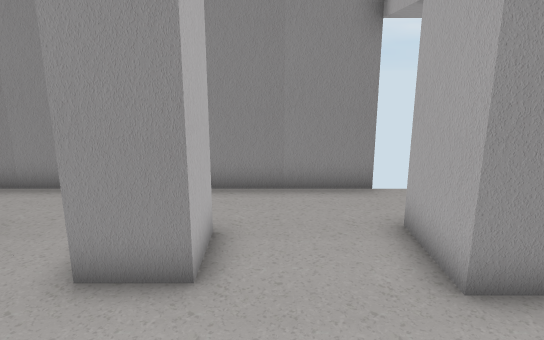
view 1 (above)

13 first-person views from a walk through a Unity game level. The camera is 1.4 m above the floor, tilts 14° down and sees 70° across. The floor is counted in squares, 0.5 m on a side. Each view is taken from the middle of a square. On the plan, view 1 faces up. The plan holds only what a view shows up to about 20 squares ahead; the rest is blank. Some surface patterns are stand-ins.

view 2
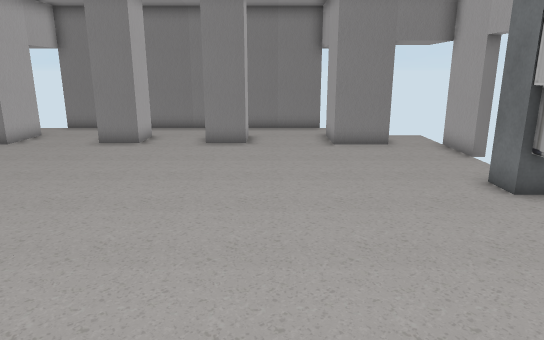

view 3
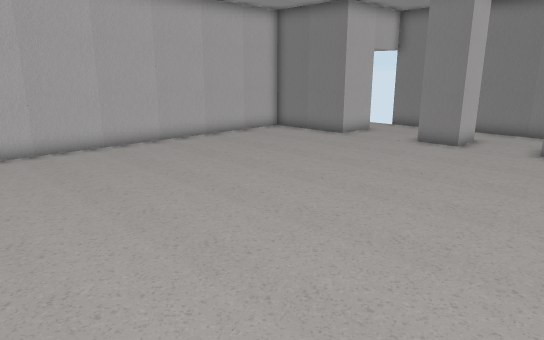

view 4
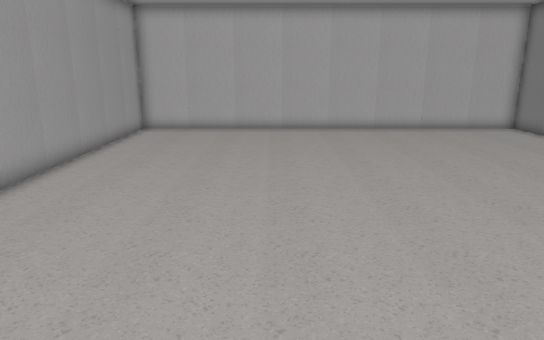

view 5
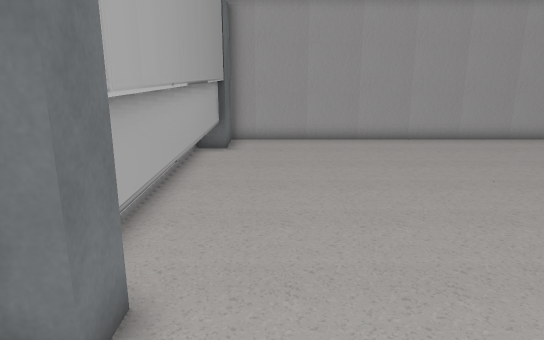

view 6
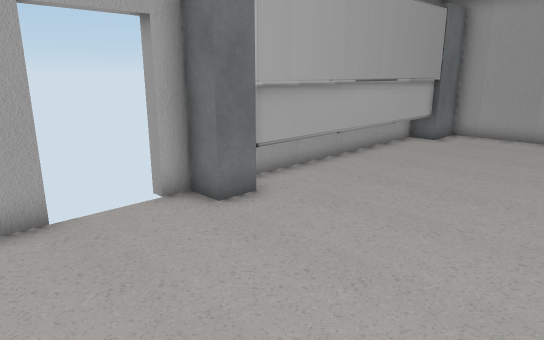

view 7
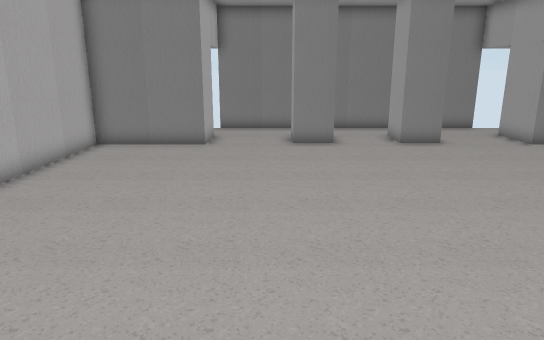

view 8
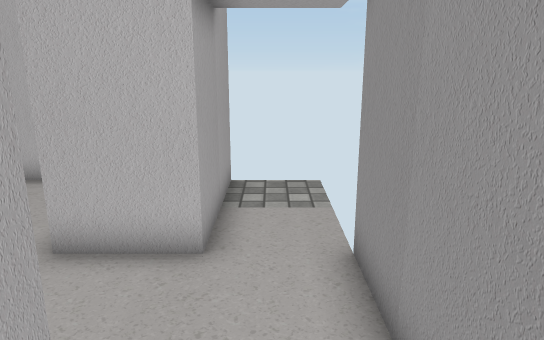

view 9
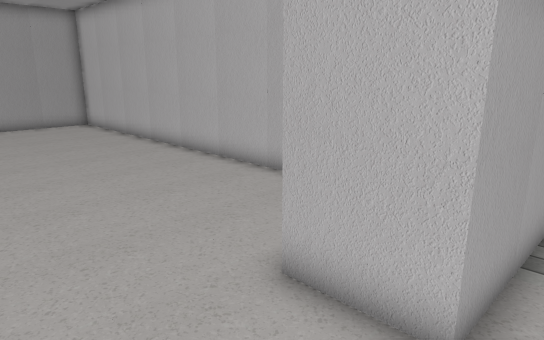

view 10
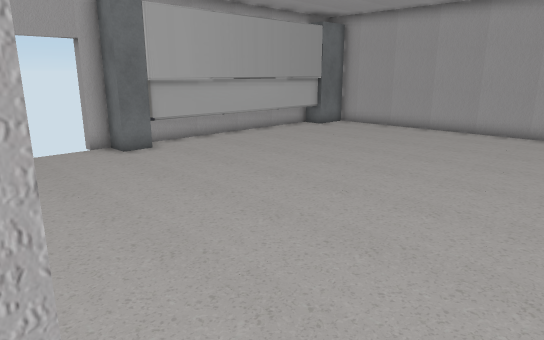

view 11
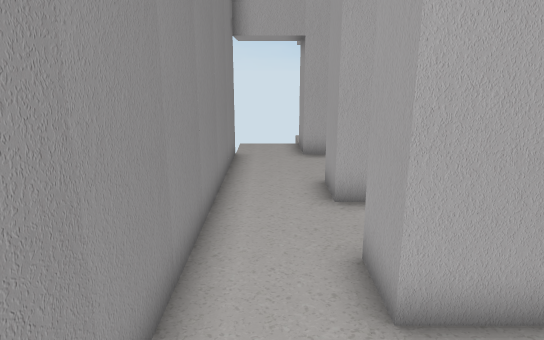

view 12
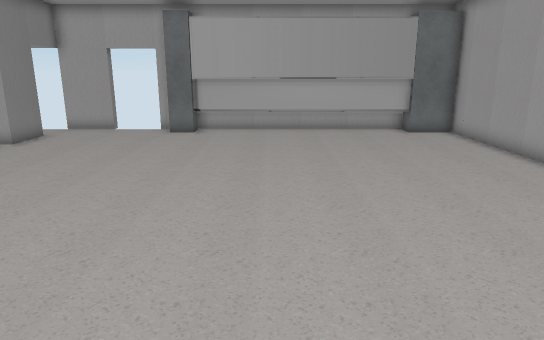

view 13
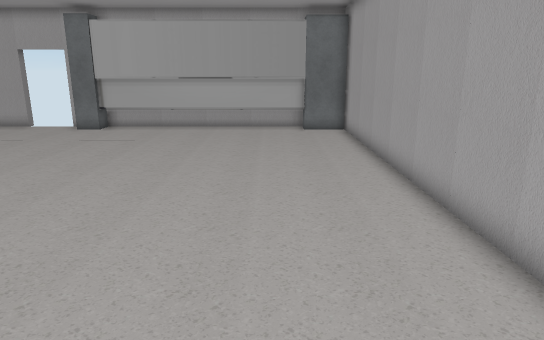

### Floor plan
Key: @ floor where view 1 was taken; # wall or solid block; x gap in a wall; . floor; O other object.
Columns run from 15 left of view 1 to 7 right of it. Each row starts with its distance up from view 1.
  9  ...##############
  8  ...................
  7 OOOOO...OO...OO...OOO
  6     O...OOO.O O...O
  5 OOOOO...OO..OOO...O O.
  4 #O.OO.............OO..#
  3 #.....................#
  2 #.....................x
  1 #.....................
  0 #..............@......
 -1 #....................##
 -2 #....................##
 -3 #....................##
 -4 #....................##
 -5 #....................##
 -6 #....................##
 -7 #....................##
 -8 #....................##
 -9 #....................##
-10 #....................##
-11 #....................##
-12 #....................##
-13 #....................##
-14 #....................#
-15 ######################

Where each view was taken, in squares from view 1:
view 1: 0 up, 0 right, facing up
view 2: 11 down, 0 right, facing up
view 3: 11 down, 0 right, facing up-left
view 4: 8 down, 5 right, facing left
view 5: 2 up, 4 right, facing down
view 6: 4 up, 1 left, facing down-right
view 7: 11 down, 8 left, facing up
view 8: 8 up, 5 left, facing left
view 9: 8 up, 7 left, facing down-left
view 10: 5 up, 8 left, facing down-right
view 11: 8 up, 11 left, facing right
view 12: 6 down, 13 left, facing right
view 13: 11 down, 14 left, facing right
